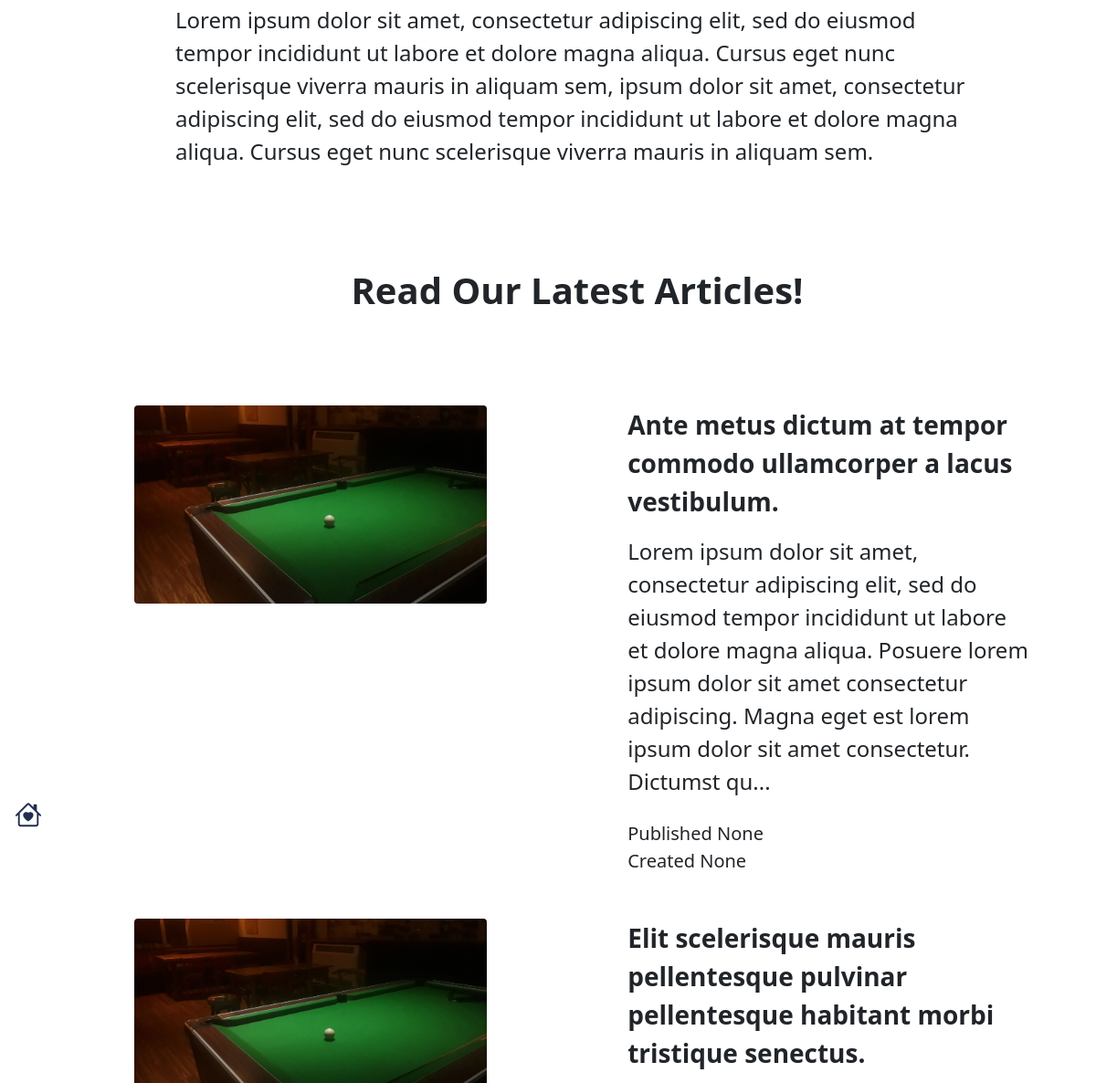
Before: / (middle part) with the older database file.
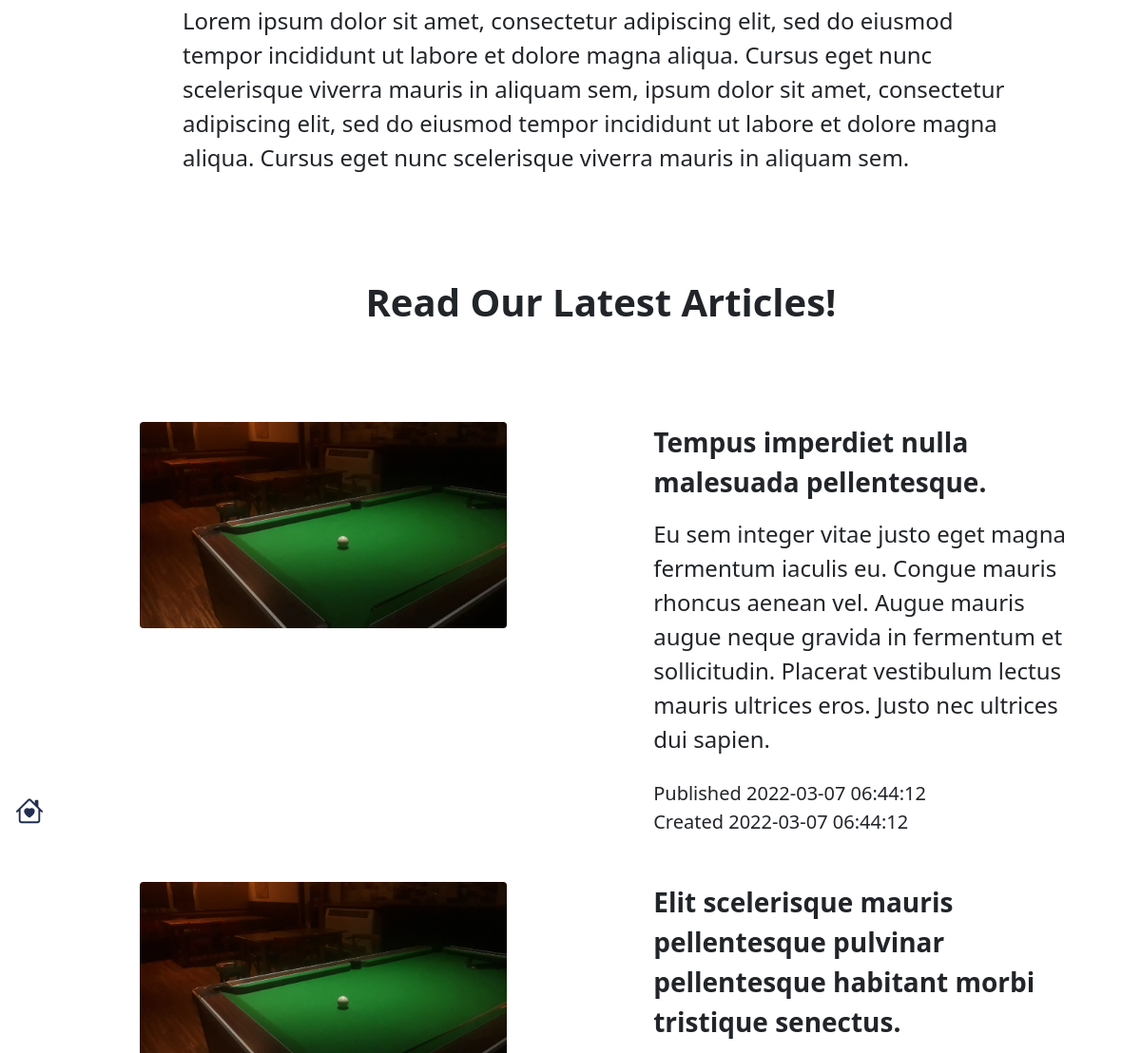
After: the same page with the newer database file.
### website/models.py (models this page shows)
class Article(db.Model):
    id = db.Column(db.Integer, primary_key=True)
    datetime_posted = db.Column(db.DateTime(timezone=True), default=func.now())
    datetime_created = db.Column(db.DateTime(timezone=True), default=func.now())
    title = db.Column(db.String(100), nullable=False)
    description = db.Column(db.String(256))
    content = db.Column(db.String(5000), nullable=False)
    youtube_embed_link = db.Column(db.String(200))
    writer_id = db.Column(db.Integer, db.ForeignKey('writer.id'))

### website/views.py (the view)
@views.route('/', methods=['GET', 'POST'])                          # a decorator that calls the funcation below when routed to / from any html page, methods are used to denote what requests are allowed to be made, POST is need to post infomration and GET is needed to get that information
def home():
    page_settings = {                                               # creates a dictionary called page_settings
        'cover_picture': True,                                      # adds the cover_picture as a key and False as it's value to the dictionary, this means the cover photo will appear within the html page, make sure to add the appropriate blocks to add the title and image link wihtin the html pages
        'current_page': 1,                                          # adds the current_page as a key and 0 as it's value to the dictionary
        'footer' : True,                                            # adds the footer as a key and True as it's value to the dictionary
        'sidebar_segments':1 #maximum 2                             # adds the sidebar_segments as a key and 2 as it's value to the dictionary
        }                                                           # closes the dictionary
    sidebar_links = [                                               # creates a list called sidebar_links
        '/'                                                         # adds # to the list
    ]                                                               # closes the list
    subscribeForm()                # executes the subscribeForm function
    dbarticles = Article.query.order_by(desc(Article.id)).limit(3).all()            # uses a query filter to get items from the Articles database and sorts them by decending id value, and limits the query to 3 rows
    return render_template(                                         # returns render_template, this function means it'll render a html file for the user to see when this function is called
        './home.html',                                              # passes through the relative path of the page it'll send the user to, here it is the /home page
        cover_picture=page_settings['cover_picture'],               # creates a variable called cover_picture with the value within page_settings' cover_picture key, the passes it though to be used within the html file
        current_page_num=page_settings['current_page'],             # creates a variable called current_page_num with the value within page_settings' current_page key
        footer=page_settings['footer'],                             # creates a variable called footer with the value within page_settings' footer key
        sidebar_links=sidebar_links,                                # creates a variable called sidebar_links with the list of sidebar_links
        sidebar_segments=page_settings['sidebar_segments'],         # creates a variable called sidebar_segments with the value within page_settings' sidebar_segments key
        articles=dbarticles                                         # creates a variable called articles that passes though dbarticles, the article query
        )                                                           # ends render_template function

### website/templates/home.html (shortened to what this page needs)
{% extends "base.html" %}
{% block content %}
    <div class="px-2 py-2" style="width:100%;">
        <div class="pb-5 lead fs-4"  style="margin: 0 10vw 0 10vw;">
            Lorem ipsum dolor sit amet, consectetur adipiscing elit,
            sed do eiusmod tempor incididunt ut labore et dolore magna
            aliqua. Cursus eget nunc scelerisque viverra mauris in
            aliquam sem, ipsum dolor sit amet, consectetur adipiscing elit,
            sed do eiusmod tempor incididunt ut labore et dolore magna
            aliqua. Cursus eget nunc scelerisque viverra mauris in
            aliquam sem.
        </div>
    </div>
    <div class="my-5" style="width:100%;">
        <div class="mb-5 fs-1 fw-bold text-center">
            Read Our Latest Articles!
        </div>
        <br>
        <br>
        {% for article in articles %}
        <div class="row mb-5 g-3" style="width:100%;">
            <div class="col-lg text-center">
                <img src="\static\assets\article_covers\{{ article.id }}.webp" alt="Pooltable in dim lighting" class="mx-auto rounded" style="width:70%;"/>
            </div>
            <div class="col-lg">
                <div class="mx-auto" style="width:80%">
                    <div class="mb-3 fs-3 fw-bold" style="width:100%;">
                        {{ article.title }}
                    </div>
                    <div class="mb-4 lead fs-4">
                        {% if article.description != ''%}
                            {{ article.description }}
                        {% elif article.content | length > 250 %}
                            {{ article.content[0:249] + '...' }}
                        {% else %}
                            {{ article.content }}
                        {% endif %}
                    </div>
                    <div class="lead fs-5">
                        Published {{ article.datetime_posted }}
                    </div>
                    <div class="lead fs-5">
                        Created {{ article.datetime_created }}
                    </div>
                </div>
            </div>
        </div>
        {% endfor %}
    </div>
{% endblock %}

Changed rows visible on the page:
removed Article: title "Ante metus dictum at tempor commodo ullamcorper a lacus vestibulum.", content "Lorem ipsum dolor sit amet, consectetur adipiscing elit, sed do eiusmod tempor incididunt ut labore et dolore magna aliqua. Posuere lorem ipsum dolor sit amet consectetur adipiscing. Magna eget est lorem ipsum dolor sit amet consectetur. Dictumst qu...", datetime_posted "None", datetime_created "None"
added Article: title "Tempus imperdiet nulla malesuada pellentesque.", description "Eu sem integer vitae justo eget magna fermentum iaculis eu. Congue mauris rhoncus aenean vel. Augue mauris augue neque gravida in fermentum et sollicitudin. Placerat vestibulum lectus mauris ultrices eros. Justo nec ultrices dui sapien.", datetime_posted "2022-03-07 06:44:12", datetime_created "2022-03-07 06:44:12"
